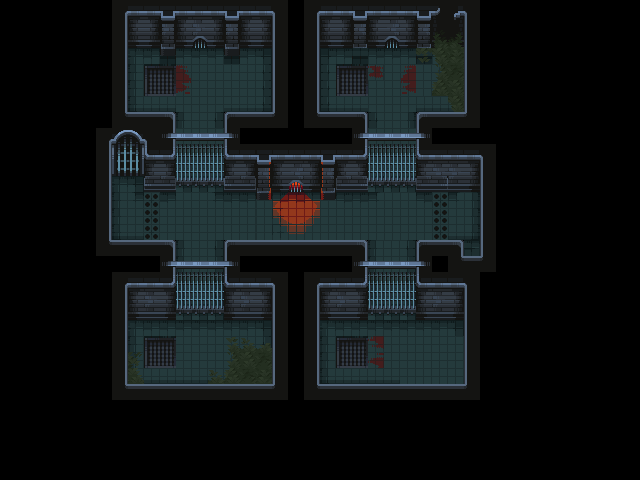

This game map was drawn from its Tiled (.tmx) file and the tilesets committed beside it. A one-line description and the trimmed map source follow:
An orthogonal 40x30 tile map with 16x16 px tiles, 6 tile layers (Tile Layer 1, middle, Gate1, Gate3, ...), 3 tilesets and 30 objects (PlayerStart, Enemy1, Enemy2, Enemy4).

<map version="1.10" tiledversion="1.11.2" orientation="orthogonal" renderorder="right-down" width="40" height="30" tilewidth="16" tileheight="16" infinite="0" nextlayerid="14" nextobjectid="33">
 <tileset firstgid="1" name="Dungeon_Tiles" tilewidth="16" tileheight="16" tilecount="625" columns="25">
  <image source="../tilesets/Dungeon_Tiles.png" width="400" height="400" />
 </tileset>
 <tileset firstgid="626" name="Wall_Tiles" tilewidth="16" tileheight="16" tilecount="625" columns="25">
  <image source="../tilesets/Wall_Tiles.png" width="400" height="400" />
 </tileset>
 <tileset firstgid="1251" name="Furniture" tilewidth="16" tileheight="16" tilecount="2700" columns="50">
  <image source="../tilesets/Furniture.png" width="800" height="864" />
 </tileset>
 <layer id="1" name="Tile Layer 1" width="40" height="30">
  <data>[1200 cells, 570 non-empty, 83 distinct tile ids]</data>
 </layer>
 <layer id="3" name="middle" width="40" height="30">
  <data>[1200 cells, 29 non-empty, 14 distinct tile ids]</data>
 </layer>
 <objectgroup id="7" name="Collision">
  <object id="1" x="102.667" y="0" width="21.6667" height="126.667" />
  <object id="2" x="98.6667" y="-0.666667" width="405.333" height="38.8333" />
  <object id="3" x="466.667" y="1.33333" width="32" height="129.333" />
  <object id="4" x="420" y="112" width="108.667" height="44.6667" />
  <object id="5" x="483.333" y="140" width="38" height="132" />
  <object id="6" x="463.333" y="255.333" width="48" height="156" />
  <object id="7" x="273.333" y="275.333" width="44" height="129.333" />
  <object id="8" x="93.3333" y="262.667" width="32.6667" height="138" />
  <object id="9" x="122.667" y="385.333" width="156" height="28.6667" />
  <object id="10" x="313.333" y="384" width="158" height="28" />
  <object id="11" x="81.3333" y="127.333" width="28.6667" height="128.667" />
  <object id="12" x="86.6667" y="241.333" width="85.6667" height="74" />
  <object id="13" x="227.333" y="242" width="136.667" height="70.6667" />
  <object id="14" x="227.333" y="110.667" width="141.333" height="74.1667" />
  <object id="15" x="275.667" y="1.33333" width="39.6667" height="128.667" />
  <object id="16" x="87.3333" y="112" width="89.3333" height="66" />
  <object id="17" x="419.333" y="114.667" width="68.6667" height="69.3333" />
  <object id="18" x="420.833" y="240" width="85.1667" height="73" />
 </objectgroup>
 <objectgroup id="8" name="GateCollision">
  <object id="19" x="177.333" y="163.333" width="50.6667" height="16.6667" />
  <object id="20" x="365.333" y="160.667" width="58.6667" height="22" />
  <object id="21" x="366" y="292.667" width="55.3333" height="18" />
  <object id="23" x="163.333" y="288.667" width="74" height="21.3333" />
 </objectgroup>
 <objectgroup id="9" name="PlayerStart">
  <object id="24" name="PlayerStart" x="122.667" y="216.667" />
  <object id="25" x="-4" y="-38.6667" />
 </objectgroup>
 <layer id="2" name="Gate1" width="40" height="30">
  <data>[1200 cells, 17 non-empty, 8 distinct tile ids]</data>
 </layer>
 <layer id="5" name="Gate3" width="40" height="30">
  <data>[1200 cells, 14 non-empty, 6 distinct tile ids]</data>
 </layer>
 <objectgroup id="11" name="Enemy1" class="Enemy1">
  <object id="26" x="158" y="72.6667" />
  <object id="28" name="Enemy1" x="158" y="72.6667" />
 </objectgroup>
 <objectgroup id="12" name="Enemy2">
  <object id="27" x="347.333" y="73.3333" />
  <object id="29" name="Enemy2" x="347.333" y="74.6667" />
 </objectgroup>
 <objectgroup id="13" name="Enemy4">
  <object id="30" x="364.667" y="372" />
  <object id="32" name="Enemy4" x="365.333" y="374" />
 </objectgroup>
 <layer id="6" name="Gate4" width="40" height="30">
  <data>[1200 cells, 14 non-empty, 6 distinct tile ids]</data>
 </layer>
 <layer id="4" name="Gate2" width="40" height="30">
  <data>[1200 cells, 14 non-empty, 6 distinct tile ids]</data>
 </layer>
</map>
